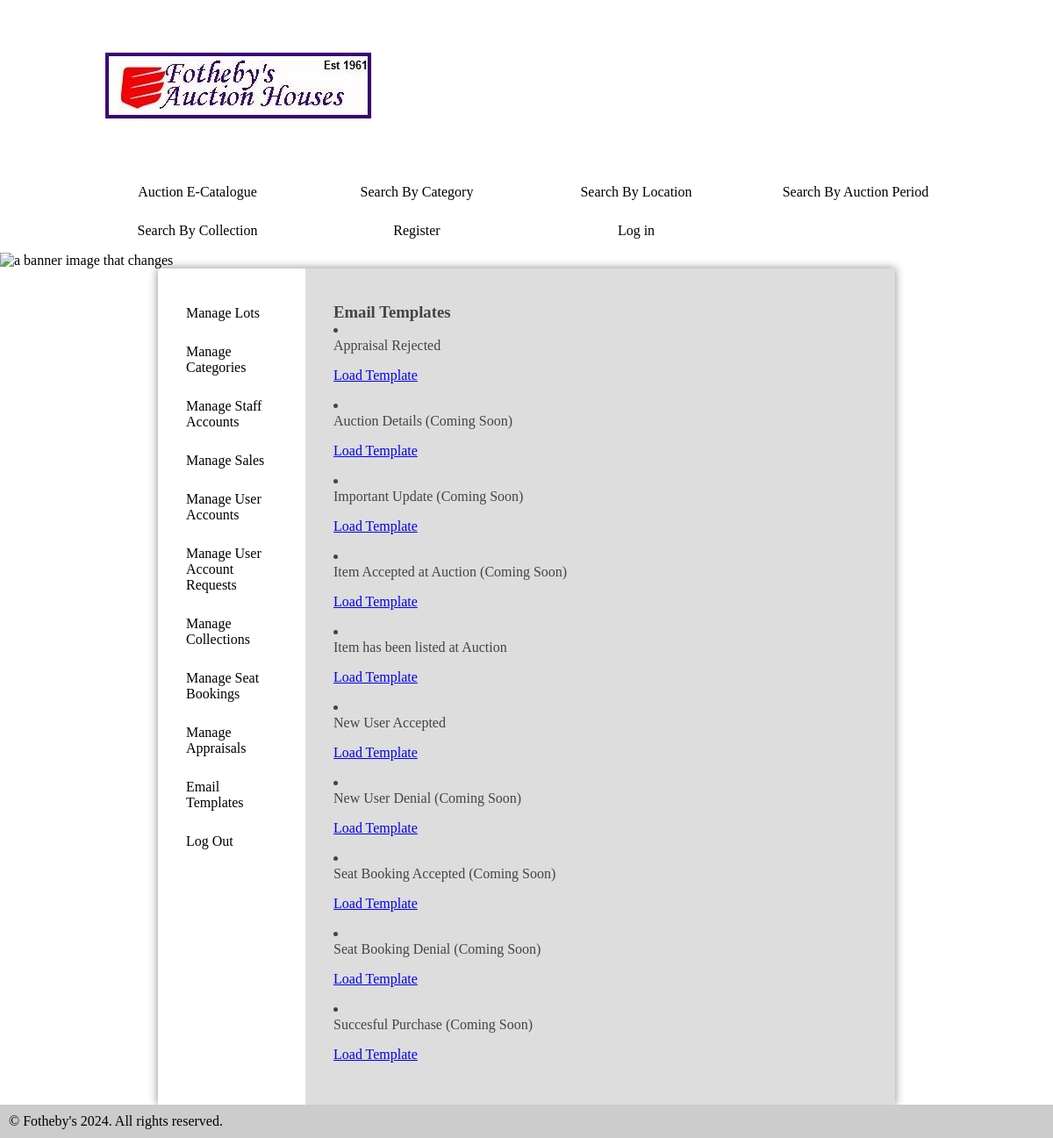
Screenshot of /default/public/manageEmailTemplates.php with the database file from the repository.
### tables this page shows
CREATE TABLE `emailTemplatesCategory` (
  `name` varchar(50) NOT NULL,
  PRIMARY KEY (`name`)
);

### default/public/manageEmailTemplates.php (the view, shortened to what this page needs)
<?php
require '../head.php';
require '../nav.php';
require '../sideNavBar.php';
require '../databaseJoin.php';
?>
<article>
	<div>
		<h3>Email Templates</h3>
<?php
	$results = $pdo->query('SELECT * FROM emailTemplatesCategory');
	foreach ($results as $row) {
		echo  '<li><p>' .  $row['name'] . '</p>';
		echo  '<p><a href = "emailTemplate.php?name='. $row['name'] . '"> Load Template</a></p></li>';
		}
	echo '</div>';
require '../foot.php';
?>

### default/head.php (shortened to what this page needs)
<!DOCTYPE html>
<html lang = "en">
	<head>
		<link rel="stylesheet" href="../style.css"/>
	</head>
	<body>
		<header>
			<section>
				<img id = "logo" src = Logo.jpg>
			</section>
		</header>

### default/nav.php (shortened to what this page needs)
<nav>
	<ul>
		<li><a href="index.php">Auction E-Catalogue</a></li>
		<li><a href="#">Search By Category</a>
		<li><a href="#">Search By Location</a>
		<li><a href="#">Search By Auction Period</a>
			<li><a href="#">Search By Collection</a>
		<li><a class="articleLink" href="register.php">Register </a></li>
		<li><a class="articleLink" href="login.php">Log in </a></li>
	</ul>
</nav>
<img src="images\banners\randombanner.php" alt = "a banner image that changes"/>
<main>

### default/sideNavBar.php
<nav>
	<ul>
		<li><a href="adminArticles.php">Manage Lots</a></li>
		<li><a href="adminCategories.php">Manage Categories</a></li>
		<li><a href="manageAdmin.php">Manage Staff Accounts</a></li>
		<li><a href="manageSales.php">Manage Sales</a></li>
		<li><a href="manageUsers.php">Manage User Accounts</a></li>
		<li><a href="manageUserRequests.php">Manage User Account Requests</a></li>
		<li><a href="manageCollections.php">Manage Collections</a></li>
		<li><a href="manageSeatBookings.php">Manage Seat Bookings</a></li>
		<li><a href="manageAppraisals.php">Manage Appraisals</a></li>
		<li><a href="manageEmailTemplates.php">Email Templates</a></li>
		<li><a href="logout.php">Log Out</a></li>
	</ul>
</nav>

### default/foot.php
</main>
		<footer>
			&copy; Fotheby's 2024. All rights reserved.
		</footer>
	</body>
</html>

### default/public/style.css (style rules this page uses)
* { margin: 0; padding: 0; }
html { font-family: 'Oxygen-Regular', times, verdana, sans-serif; }
body { background-color: #fff; }
header { background-color: #fff; color: black; height: 200px; }
#logo { padding-left: 10%; padding-top: 5%; }
nav { width: 100%; background-color: #fff; overflow: auto; }
nav ul { width: 1000px; margin: auto; display: block; list-style-type: none; }
nav ul li { width: 25%; float: left; overflow: auto; text-align: center; }
nav a { color: black; padding-top: 10px; display: block; text-decoration: none; }
header section { display: block; }
main { min-height: 50vh; background-color: #ddd; width: 70vw; display: block; margin: auto; box-shadow: 0px 0px 10px #888; color:#444; }
p, li, h2 { margin-bottom: 1em; }
footer { background-color: #ccc; padding: 10px; }
ul { margin-left: 2em; }
body > img { display: block; width: 100%; }
main { display: table; }
main > article { display: table-cell; padding: 2em; margin-left: 2em }
main > nav { display: table-cell; width: 20%; padding: 2em; }
main > nav li { float: none; width: auto; text-align: left; }
main > nav ul { width: auto; }

### rows the page displays
emailtemplatescategory: name "Appraisal Rejected"
emailtemplatescategory: name "Auction Details (Coming Soon)"
emailtemplatescategory: name "Important Update (Coming Soon)"
emailtemplatescategory: name "Item Accepted at Auction (Coming Soon)"
emailtemplatescategory: name "Item has been listed at Auction"
emailtemplatescategory: name "New User Accepted"
emailtemplatescategory: name "New User Denial (Coming Soon)"
emailtemplatescategory: name "Seat Booking Accepted (Coming Soon)"
emailtemplatescategory: name "Seat Booking Denial (Coming Soon)"
emailtemplatescategory: name "Succesful Purchase (Coming Soon)"
